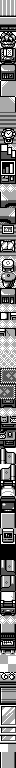

Below is a game level as drawn by its tile map, then a one-line description and the .tmx file that defines it, in full:
An orthogonal 2x96 tile map with 8x8 px tiles, 1 tile layer (metatiles), 4 tilesets.

<map height="96" orientation="orthogonal" renderorder="right-down" tileheight="8" tilewidth="8" width="2">
	<tileset firstgid="1" tilewidth="8" tileheight="8">
		<image source="../../../gfx/tilesets/gfx_019_6c20.png" />
	</tileset>
	<tileset firstgid="129" tilewidth="8" tileheight="8">
		<image source="../../../gfx/tilesets/gfx_019_7420.png" />
	</tileset>
	<tileset firstgid="135" tilewidth="8" tileheight="8">
		<image source="../../../gfx/tilesets/gfx_051_53e0.png" />
	</tileset>
	<tileset firstgid="145" tilewidth="8" tileheight="8">
		<image source="../../../gfx/tilesets/gfx_051_66c0.png" />
	</tileset>
	<layer height="96" id="1" name="metatiles" width="2">
		<data encoding="csv">
2, 2,
3, 3,
4, 4,
5, 5,
6, 8,
7, 9,
10, 12,
11, 13,
14, 16,
15, 17,
18, 20,
19, 21,
20, 22,
21, 23,
24, 24,
24, 24,
25, 27,
26, 28,
29, 31,
30, 32,
33, 35,
34, 36,
37, 39,
38, 38,
40, 21,
41, 42,
21, 44,
43, 45,
46, 48,
47, 49,
50, 52,
51, 53,
54, 56,
55, 57,
58, 60,
59, 61,
62, 64,
63, 65,
38, 38,
66, 67,
38, 38,
68, 69,
38, 38,
38, 38,
70, 70,
70, 70,
71, 73,
72, 74,
75, 77,
76, 78,
79, 80,
38, 38,
81, 83,
82, 84,
85, 87,
86, 88,
89, 91,
90, 92,
93, 95,
94, 96,
97, 99,
98, 100,
101, 103,
102, 104,
105, 107,
106, 108,
109, 111,
110, 112,
113, 113,
113, 113,
114, 116,
115, 117,
118, 120,
119, 121,
122, 124,
123, 125,
126, 127,
38, 38,
106, 108,
128, 129,
130, 132,
131, 133,
135, 136,
136, 135,
137, 139,
138, 138,
140, 142,
141, 143,
145, 147,
146, 148,
149, 150,
149, 150,
149, 150,
136, 135,
106, 108,
106, 108</data>
	</layer>
</map>
